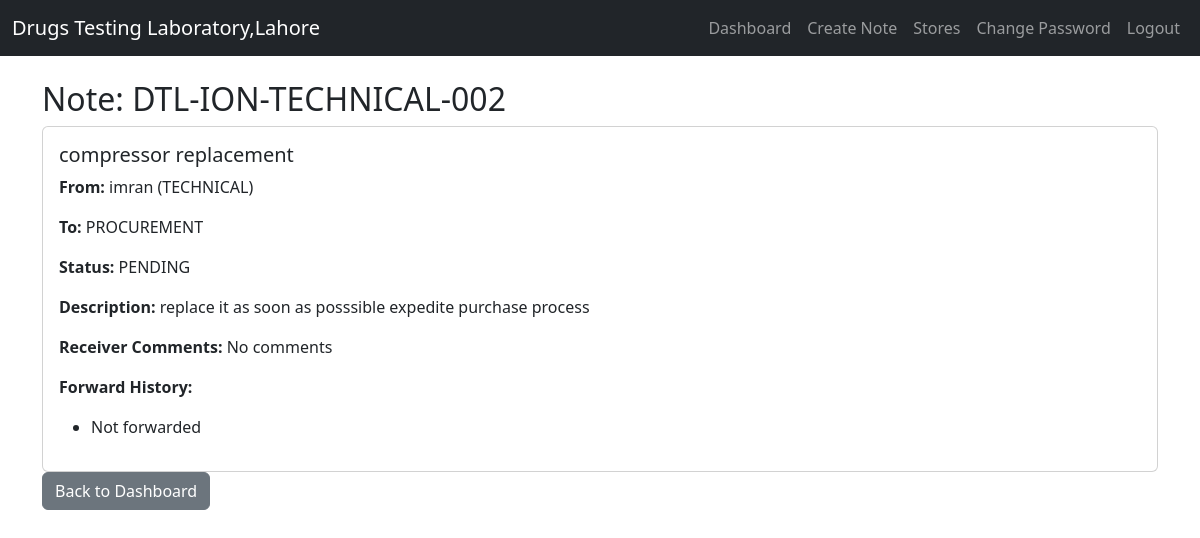
/note/DTL-ION-TECHNICAL-002/ (signed in), run on an earlier commit of the app's database.
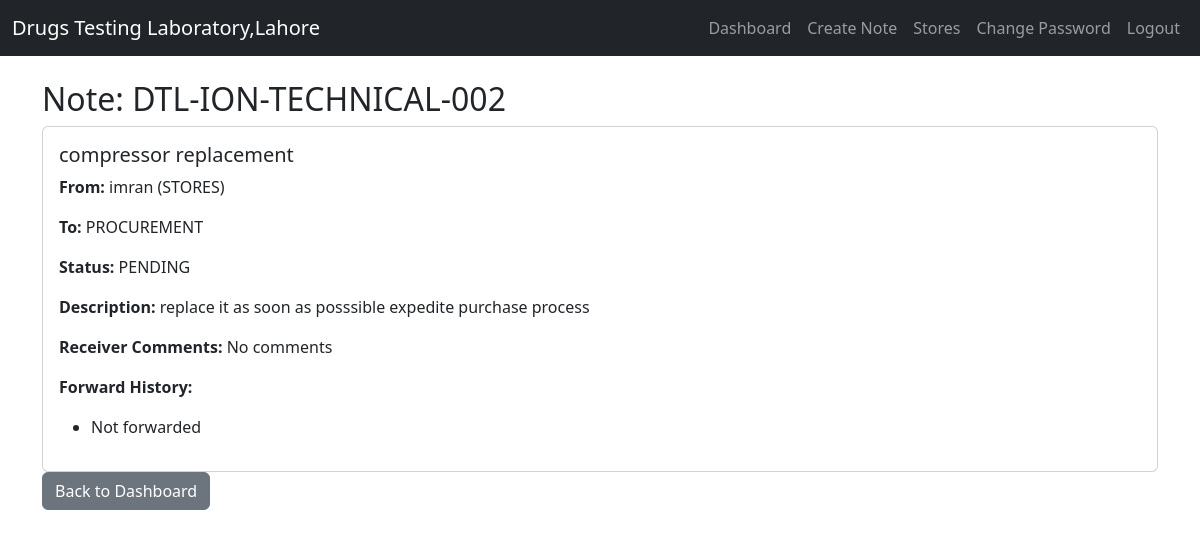
And on a later commit of the database.
### communication/models.py (models this page shows, shortened)
class Note(models.Model):
    from_user = models.ForeignKey(User, related_name='sent_notes', on_delete=models.CASCADE)
    to_section = models.CharField(max_length=20, choices=SECTION_CHOICES)
    subject = models.CharField(max_length=200)
    description = models.TextField()
    unique_id = models.CharField(max_length=100, unique=True, editable=False)  # Increased length
    status = models.CharField(max_length=20, choices=STATUS_CHOICES, default='PENDING')
    receiver_comments = models.TextField(blank=True, null=True)
    created_at = models.DateTimeField(auto_now_add=True)

class UserProfile(models.Model):
    user = models.OneToOneField(User, on_delete=models.CASCADE)
    section = models.CharField(max_length=20, choices=SECTION_CHOICES)

### communication/views.py (the view)
# urls.py: path('note/<str:note_id>/', views.view_note, name='view_note'),
@login_required
def view_note(request, note_id):
    note = get_object_or_404(Note, unique_id=note_id)
    return render(request, 'communication/view_note.html', {'note': note})

### communication/templates/communication/view_note.html (shortened to what this page needs)
{% extends 'communication/base.html' %}
{% block content %}
<h2>Note: {{ note.unique_id }}</h2>
<div class="card">
    <div class="card-body">
        <h5 class="card-title">{{ note.subject }}</h5>
        <p><strong>From:</strong> {{ note.from_user.username }} ({{ note.from_user.userprofile.section }})</p>
        <p><strong>To:</strong> {{ note.to_section }}</p>
        <p><strong>Status:</strong> {{ note.status }}</p>
        <p><strong>Description:</strong> {{ note.description }}</p>
        <p><strong>Receiver Comments:</strong> {{ note.receiver_comments|default:"No comments" }}</p>
        <p><strong>Forward History:</strong></p>
        <ul>
            {% for history in note.forward_history.all %}
                <li>{{ history.from_section }} → {{ history.to_section }} by {{ history.forwarded_by.username }} ({{ history.forwarded_at|date:"Y-m-d H:i" }})</li>
            {% empty %}
                <li>Not forwarded</li>
            {% endfor %}
        </ul>
    </div>
</div>
<a href="{% url 'dashboard' %}" class="btn btn-secondary">Back to Dashboard</a>
{% endblock %}

What changed in the data, as far as the page shows it:
changed through a linked row, Note "DTL-ION-TECHNICAL-002": from_user.userprofile.section "TECHNICAL" → "STORES"
